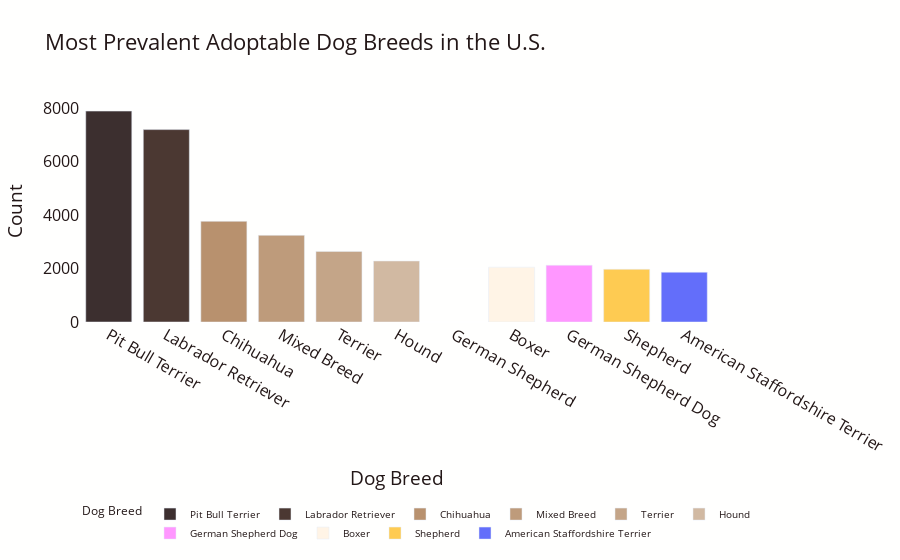

Source (notebook cell):
### Code cell
# Plotly utilized with interactivity, animation, and can be used with diverse chart types
#
# Bar Chart
# Importing the libraries
import plotly.express as px

# Bar Chart
fig = px.bar(count,
             x='index', y='breed_primary', color = 'index',
             color_discrete_map = {'Pit Bull Terrier': '#3c2f2f', 'Labrador Retriever': '#4b3832',
                                   'Chihuahua': '#b8916e', 'Mixed Breed': '#be9b7b',
                                   'Terrier': '#c4a588', 'Hound': '#d1b9a2',
                                   'German Shepherd': '#e5d7ca', 'Boxer': '#fff4e6'},
             labels = {'index': 'Dog Breed', 'breed_primary': 'Count'},
             title='Most Prevalent Adoptable Dog Breeds in the U.S.')

# Customize Layout
fig.update_xaxes(categoryorder='array', categoryarray= ['Pit Bull Terrier', 'Labrador Retriever',
                'Chihuahua', 'Mixed Breed', 'Terrier', 'Hound', 'German Shepherd', 'Boxer'])
fig.update_layout(paper_bgcolor="#fffffe", plot_bgcolor='#fffffe', font_color='#231717',
                  font_size = 16, legend=dict(
                  orientation="h", y=-0.8, font = dict(size = 10)))

### Figure 1 — Plotly figure (JSON) as saved in the notebook; plotly's stock layout.template omitted (floating-point values rounded to 4 significant figures)
{"data": [{"alignmentgroup": "True", "hovertemplate": "Dog Breed=%{x}<br>Count=%{y}<extra></extra>", "legendgroup": "Pit Bull Terrier", "marker": {"color": "#3c2f2f", "pattern": {"shape": ""}}, "name": "Pit Bull Terrier", "offsetgroup": "Pit Bull Terrier", "orientation": "v", "showlegend": true, "textposition": "auto", "type": "bar", "x": ["Pit Bull Terrier"], "xaxis": "x", "y": [7890], "yaxis": "y"}, {"alignmentgroup": "True", "hovertemplate": "Dog Breed=%{x}<br>Count=%{y}<extra></extra>", "legendgroup": "Labrador Retriever", "marker": {"color": "#4b3832", "pattern": {"shape": ""}}, "name": "Labrador Retriever", "offsetgroup": "Labrador Retriever", "orientation": "v", "showlegend": true, "textposition": "auto", "type": "bar", "x": ["Labrador Retriever"], "xaxis": "x", "y": [7198], "yaxis": "y"}, {"alignmentgroup": "True", "hovertemplate": "Dog Breed=%{x}<br>Count=%{y}<extra></extra>", "legendgroup": "Chihuahua", "marker": {"color": "#b8916e", "pattern": {"shape": ""}}, "name": "Chihuahua", "offsetgroup": "Chihuahua", "orientation": "v", "showlegend": true, "textposition": "auto", "type": "bar", "x": ["Chihuahua"], "xaxis": "x", "y": [3766], "yaxis": "y"}, {"alignmentgroup": "True", "hovertemplate": "Dog Breed=%{x}<br>Count=%{y}<extra></extra>", "legendgroup": "Mixed Breed", "marker": {"color": "#be9b7b", "pattern": {"shape": ""}}, "name": "Mixed Breed", "offsetgroup": "Mixed Breed", "orientation": "v", "showlegend": true, "textposition": "auto", "type": "bar", "x": ["Mixed Breed"], "xaxis": "x", "y": [3242], "yaxis": "y"}, {"alignmentgroup": "True", "hovertemplate": "Dog Breed=%{x}<br>Count=%{y}<extra></extra>", "legendgroup": "Terrier", "marker": {"color": "#c4a588", "pattern": {"shape": ""}}, "name": "Terrier", "offsetgroup": "Terrier", "orientation": "v", "showlegend": true, "textposition": "auto", "type": "bar", "x": ["Terrier"], "xaxis": "x", "y": [2641], "yaxis": "y"}, {"alignmentgroup": "True", "hovertemplate": "Dog Breed=%{x}<br>Count=%{y}<extra></extra>", "legendgroup": "Hound", "marker": {"color": "#d1b9a2", "pattern": {"shape": ""}}, "name": "Hound", "offsetgroup": "Hound", "orientation": "v", "showlegend": true, "textposition": "auto", "type": "bar", "x": ["Hound"], "xaxis": "x", "y": [2282], "yaxis": "y"}, {"alignmentgroup": "True", "hovertemplate": "Dog Breed=%{x}<br>Count=%{y}<extra></extra>", "legendgroup": "German Shepherd Dog", "marker": {"color": "#FF97FF", "pattern": {"shape": ""}}, "name": "German Shepherd Dog", "offsetgroup": "German Shepherd Dog", "orientation": "v", "showlegend": true, "textposition": "auto", "type": "bar", "x": ["German Shepherd Dog"], "xaxis": "x", "y": [2122], "yaxis": "y"}, {"alignmentgroup": "True", "hovertemplate": "Dog Breed=%{x}<br>Count=%{y}<extra></extra>", "legendgroup": "Boxer", "marker": {"color": "#fff4e6", "pattern": {"shape": ""}}, "name": "Boxer", "offsetgroup": "Boxer", "orientation": "v", "showlegend": true, "textposition": "auto", "type": "bar", "x": ["Boxer"], "xaxis": "x", "y": [2050], "yaxis": "y"}, {"alignmentgroup": "True", "hovertemplate": "Dog Breed=%{x}<br>Count=%{y}<extra></extra>", "legendgroup": "Shepherd", "marker": {"color": "#FECB52", "pattern": {"shape": ""}}, "name": "Shepherd", "offsetgroup": "Shepherd", "orientation": "v", "showlegend": true, "textposition": "auto", "type": "bar", "x": ["Shepherd"], "xaxis": "x", "y": [1972], "yaxis": "y"}, {"alignmentgroup": "True", "hovertemplate": "Dog Breed=%{x}<br>Count=%{y}<extra></extra>", "legendgroup": "American Staffordshire Terrier", "marker": {"color": "#636efa", "pattern": {"shape": ""}}, "name": "American Staffordshire Terrier", "offsetgroup": "American Staffordshire Terrier", "orientation": "v", "showlegend": true, "textposition": "auto", "type": "bar", "x": ["American Staffordshire Terrier"], "xaxis": "x", "y": [1862], "yaxis": "y"}], "layout": {"barmode": "relative", "font": {"color": "#231717", "size": 16}, "legend": {"font": {"size": 10}, "orientation": "h", "title": {"text": "Dog Breed"}, "tracegroupgap": 0, "y": -0.8}, "paper_bgcolor": "#fffffe", "plot_bgcolor": "#fffffe", "title": {"text": "Most Prevalent Adoptable Dog Breeds in the U.S."}, "xaxis": {"anchor": "y", "categoryarray": ["Pit Bull Terrier", "Labrador Retriever", "Chihuahua", "Mixed Breed", "Terrier", "Hound", "German Shepherd", "Boxer"], "categoryorder": "array", "domain": [0, 1], "title": {"text": "Dog Breed"}}, "yaxis": {"anchor": "x", "domain": [0, 1], "title": {"text": "Count"}}}}
